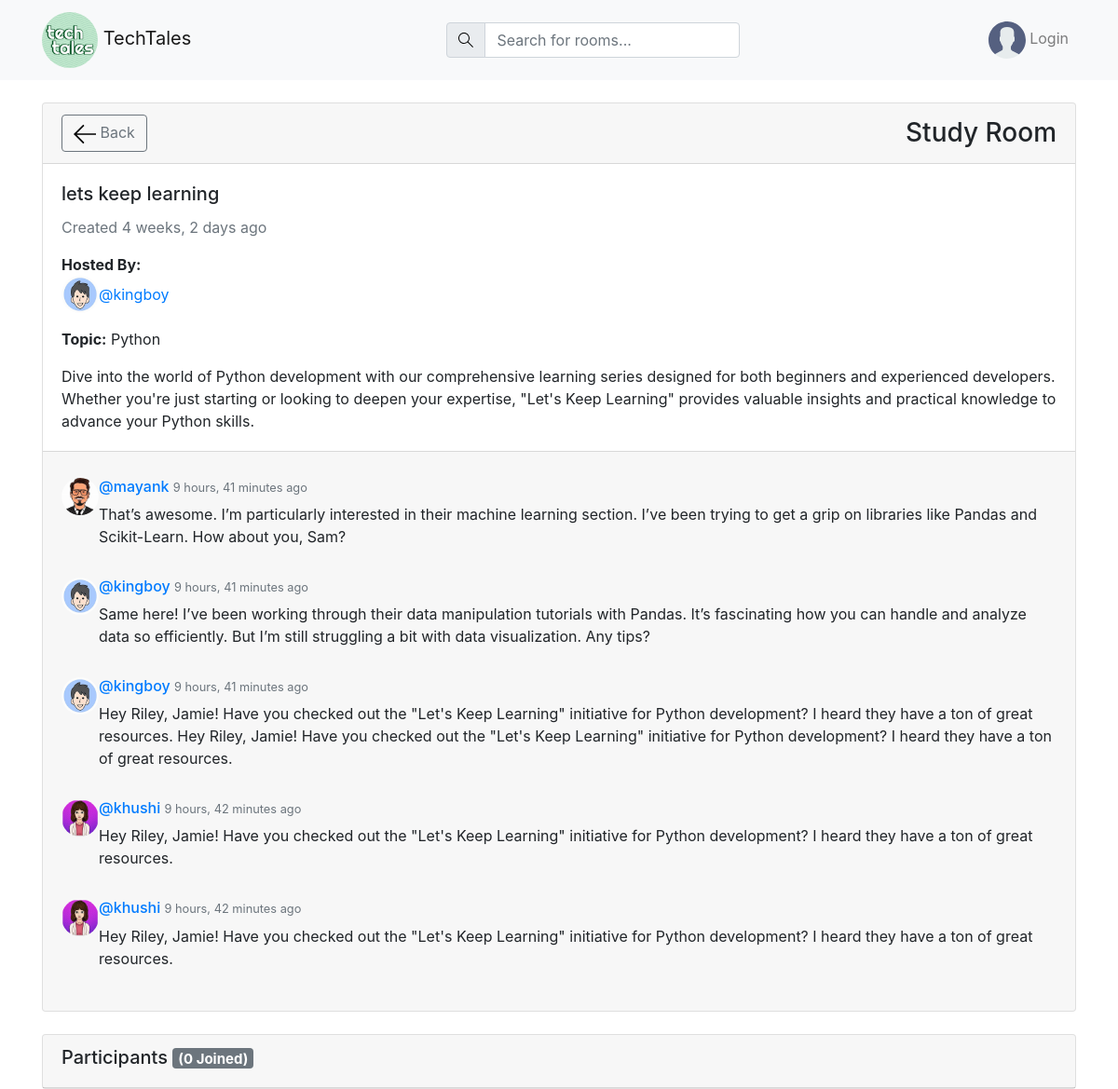
Page /room/6/ on the committed database.
### base/models.py (models this page shows, shortened)
class Room(models.Model):
    host=models.ForeignKey(User,on_delete=models.SET_NULL,null=True)
    topic=models.ForeignKey(Topic,on_delete=models.SET_NULL,null=True)
    name=models.CharField(max_length=200)
    desc=models.TextField(null=True,blank=True)
    participants=models.ManyToManyField(User,related_name='participants',blank=True)
    modified=models.DateTimeField(auto_now=True)
    created=models.DateTimeField(auto_now_add=True)
    class Meta:
        ordering=['-modified','-created']

class Bio(models.Model):
    user=models.OneToOneField(User,on_delete=models.CASCADE,null=True)
    avatar=models.ImageField(null=True,default='avatar.svg',blank=True)
    bio=models.TextField(null=True,blank=True)

class Topic(models.Model):
    name=models.CharField(max_length=200)

class Message(models.Model):
    user=models.ForeignKey(User,on_delete=models.CASCADE)
    room=models.ForeignKey(Room,on_delete=models.CASCADE)
    body=models.TextField()
    modified=models.DateTimeField(auto_now=True)
    created=models.DateTimeField(auto_now_add=True)
    class Meta:
        ordering=['-modified','-created']

### base/views.py (the view, shortened to what this page needs)
# urls.py: path('room/<str:pk>/',views.room,name='room'),
def room(request,pk):
    reqroom=None
    reqroom=Room.objects.get(id=int(pk))
    room_messages=reqroom.message_set.all()
    participants=reqroom.participants.all()
    context={
        'room':reqroom,
        'room_messages':room_messages,
        'participants':participants,
    }
    return render(request,'base/room.html',context)

### base/templates/base/room.html (shortened to what this page needs)
{% extends 'main.html' %}
{% block content %}
<main class="profile-page layout layout--2">
    <div class="container mt-4">
        <div class="card mb-4">
            <div class="card-header d-flex justify-content-between align-items-center">
                <a href="{% url 'home' %}" class="btn btn-outline-secondary">
                    <svg
                        version="1.1"
                        xmlns="http://www.w3.org/2000/svg"
                        width="24"
                        height="24"
                        viewBox="0 0 32 32"
                    >
                        <title>arrow-left</title>
                        <path
                            d="M13.723 2.286l-13.723 13.714 13.719 13.714 1.616-1.611-10.96-10.96h27.625v-2.286h-27.625l10.965-10.965-1.616-1.607z"
                        ></path>
                    </svg>
                    Back
                </a>
                <h3 class="mb-0">Study Room</h3>
            </div>
            <div class="card-body">
                <h5 class="card-title">{{room.name}}</h5>
                <p class="card-text text-muted">Created {{room.created|timesince}} ago</p>
                <p class="card-text">
                    <strong>Hosted By:</strong>
                    <a href="{% url 'profile' room.host.id %}" class="d-flex align-items-center">
                        <img src="{{ room.host.bio.avatar.url }}" alt="" class="img-fluid rounded-circle" style="width: 40px; height: 40px; object-fit: cover;">
                        <span>@{{room.host.username}}</span>
                    </a>
                </p>
                <p class="card-text">
                    <strong>Topic:</strong> {{room.topic.name}}
                </p>
                <p class="card-text">{{room.desc}}</p>
            </div>
            <div class="card-footer">
                <div class="scroll">
                    {% for message in room_messages %}
                    <div class="media mb-3">
                        <img src="{{ message.user.bio.avatar.url }}" alt="" class="img-fluid rounded-circle" style="width: 40px; height: 40px; object-fit: cover;">
                        <div class="media-body">
                            <h6 class="mt-0">
                                <a href="{% url 'profile' message.user.id %}">@{{message.user.username}}</a>
                                <small class="text-muted">{{message.created|timesince}} ago</small>
                            </h6>
                            <p>{{message.body}}</p>
                        </div>
                    </div>
                    {% endfor %}
                </div>
            </div>
        </div>
        <div class="card">
            <div class="card-header">
                <h5>Participants <span class="badge badge-secondary">({{participants.count}} Joined)</span></h5>
            </div>
        </div>
    </div>
</main>
{% endblock %}

### rows in the picture
Room: name "lets keep learning", created "4 weeks, 2 days", host.bio.avatar (picture), host.username "kingboy", topic.name "Python", desc "Dive into the world of Python development with our comprehensive learning series designed for both beginners and experienced developers. Whether you're just starting or looking to deepen your expertise, \"Let's Keep Learning\" provides valuable insights and practical knowledge to advance your Python skills."
Message: user.bio.avatar (picture), user.username "mayank", created "9 hours, 41 minutes", body "That’s awesome. I’m particularly interested in their machine learning section. I’ve been trying to get a grip on libraries like Pandas and Scikit-Learn. How about you, Sam?"
Message: user.bio.avatar (picture), user.username "kingboy", created "9 hours, 41 minutes", body "Same here! I’ve been working through their data manipulation tutorials with Pandas. It’s fascinating how you can handle and analyze data so efficiently. But I’m still struggling a bit with data visualization. Any tips?"
Message: user.bio.avatar (picture), user.username "kingboy", created "9 hours, 41 minutes", body "Hey Riley, Jamie! Have you checked out the \"Let's Keep Learning\" initiative for Python development? I heard they have a ton of great resources. Hey Riley, Jamie! Have you checked out the \"Let's Keep Learning\" initiative for Python development? I heard they have a ton of great resources."
Message: user.bio.avatar (picture), user.username "khushi", created "9 hours, 42 minutes", body "Hey Riley, Jamie! Have you checked out the \"Let's Keep Learning\" initiative for Python development? I heard they have a ton of great resources."
Message: user.bio.avatar (picture), user.username "khushi", created "9 hours, 42 minutes", body "Hey Riley, Jamie! Have you checked out the \"Let's Keep Learning\" initiative for Python development? I heard they have a ton of great resources."

### other values in the picture
{{ participants.count }} "0"
